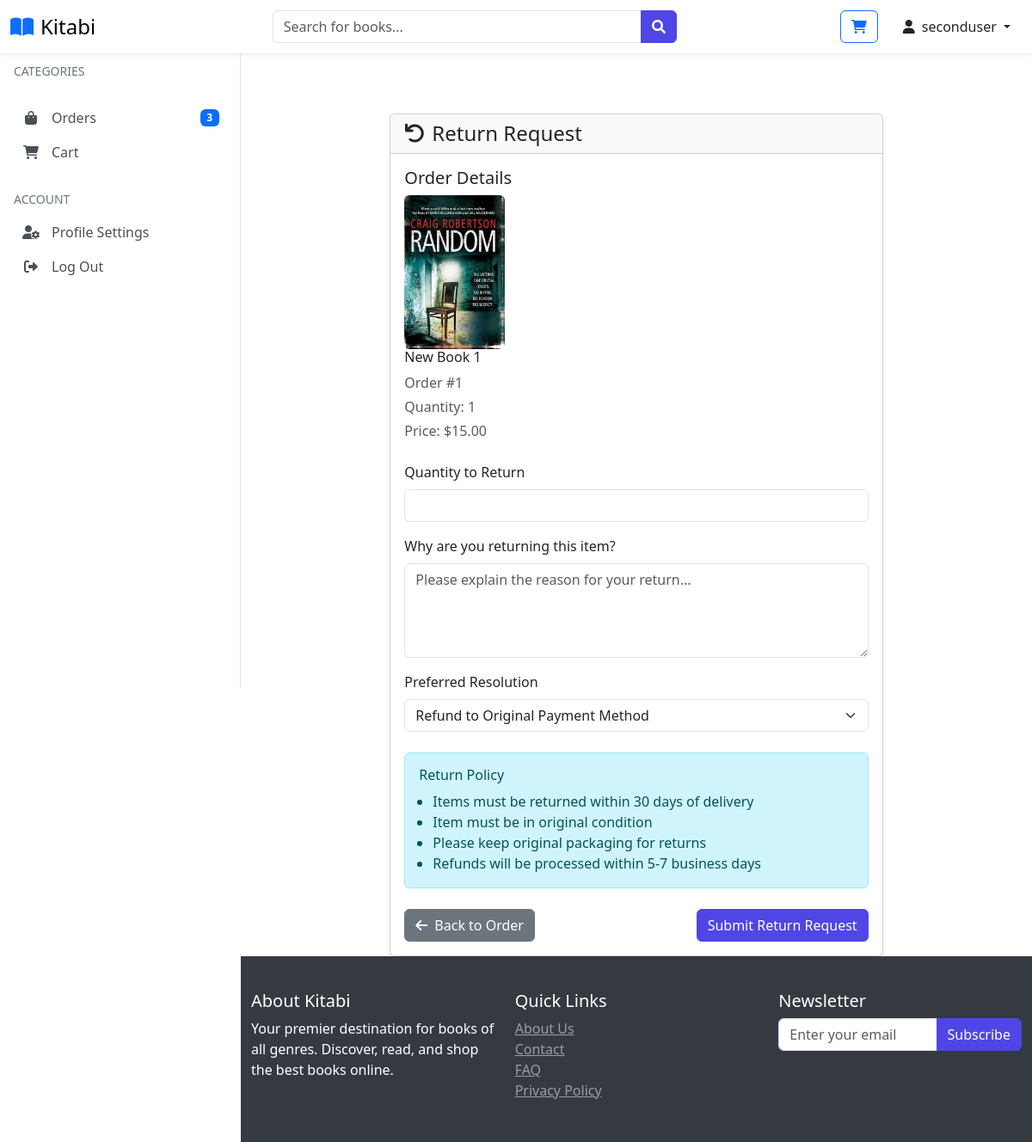
The app's page /request-return/1 (signed in) with its own data.
### website/models.py (models this page shows, shortened)
class Customer(db.Model, UserMixin):
    id = db.Column(db.Integer, primary_key=True)
    full_name = db.Column(db.String(100), nullable=False)
    email = db.Column(db.String(100), unique=True, nullable=False)
    username = db.Column(db.String(100), unique=True, nullable=False)
    password_hash = db.Column(db.String(200), nullable=False)
    date_joined = db.Column(db.DateTime(), default=datetime.utcnow)
    is_admin_val = db.Column(db.Boolean, default=False)
    last_login = db.Column(db.DateTime)
    status = db.Column(db.String(20), default='active')
    membership_tier_id = db.Column(db.Integer, db.ForeignKey('membership_tier.id'), default=1)  # Default to Normal
    points = db.Column(db.Integer, default=0)
    membership_tier = db.relationship('MembershipTier', backref='customers')
    cart_items = db.relationship('Cart', back_populates='customer', lazy=True)
    orders = db.relationship('Order', back_populates='customer', lazy=True)
    activity_logs = db.relationship('ActivityLog', back_populates='user', lazy=True)
    returns = db.relationship('Return', foreign_keys='Return.customer_link', back_populates='customer', lazy=True)
    roles = db.relationship(
        'Role',
        secondary=user_roles,
        back_populates='users',
        lazy='dynamic'
    )
    @property
    def password(self):
        raise AttributeError('Password is not a readable Attribute')
    @property
    def is_admin(self):
        return self.is_admin_val or any(
            role.name in ['Super Admin', 'Product Manager', 'Order Manager']
            for role in self.roles
        )

class Product(db.Model):
    id = db.Column(db.Integer, primary_key=True)
    product_name = db.Column(db.String(100), nullable=False)
    author = db.Column(db.String(100), nullable=False)
    rating = db.Column(db.Float, nullable=False)
    current_price = db.Column(db.Float, nullable=False)
    in_stock = db.Column(db.Integer, nullable=False)
    low_stock_threshold = db.Column(db.Integer, default=10)
    warehouse_location = db.Column(db.String(100), nullable=False, default='Main Warehouse')
    promotion_percentage = db.Column(db.Integer, default=0)
    discounted_price = db.Column(db.Float, nullable=True)
    product_picture = db.Column(db.String(1000), nullable=False)
    flash_sale = db.Column(db.Boolean, default=False)
    date_added = db.Column(db.DateTime, default=datetime.utcnow)
    category_id = db.Column(db.Integer, db.ForeignKey('category.id'), nullable=False)
    subcategory_id = db.Column(db.Integer, db.ForeignKey('sub_category.id'), nullable=False)
    last_stock_update = db.Column(db.DateTime, default=datetime.utcnow)
    returns = db.relationship('Return', foreign_keys='Return.product_link', back_populates='product', lazy=True)
    carts = db.relationship('Cart', back_populates='product', lazy=True)
    orders = db.relationship('Order', back_populates='product', lazy=True)
    stock_history = db.relationship('StockHistory', back_populates='product', lazy=True)
    category = db.relationship('Category', back_populates='products')
    subcategory = db.relationship('SubCategory', back_populates='products')

class Order(db.Model):
    id = db.Column(db.Integer, primary_key=True)
    quantity = db.Column(db.Integer, nullable=False)
    price = db.Column(db.Float, nullable=False)
    status = db.Column(db.String(100), nullable=False)
    payment_id = db.Column(db.String(1000), nullable=False)
    customer_link = db.Column(db.Integer, db.ForeignKey('customer.id'), nullable=False)
    product_link = db.Column(db.Integer, db.ForeignKey('product.id'), nullable=False)
    returns = db.relationship('Return', foreign_keys='Return.order_link', back_populates='order', lazy=True)
    delivery_fee = db.Column(db.Float, default=0.0)  # New field
    discount_applied = db.Column(db.Float, default=0.0)  # New field
    created_at = db.Column(db.DateTime, default=datetime.utcnow)  # New field
    customer = db.relationship('Customer', back_populates='orders')
    product = db.relationship('Product', back_populates='orders')

### website/views.py (the view)
@views.route('/request-return/<int:order_id>', methods=['GET', 'POST'])
@login_required
def request_return(order_id):
    try:
        order = Order.query.get_or_404(order_id)
        if order.customer_link != current_user.id:
            flash('Unauthorized access', 'error')
            return redirect(url_for('views.order'))
        form = CustomerReturnForm()
        if form.validate_on_submit():
            print(f"Order ID: {order_id}, Customer ID: {current_user.id}, Product ID: {order.product_link}")
            print(f"Form Data - Quantity: {form.quantity.data}, Reason: {form.reason.data}")
            return_request = Return(
                order_link=order_id,
                customer_link=current_user.id,
                product_link=order.product_link,
                quantity=form.quantity.data,
                reason=form.reason.data,
                status='pending'
            )
            db.session.add(return_request)
            db.session.commit()
            flash('Return request submitted successfully', 'success')
            return redirect(url_for('views.my_returns'))
        else:
            print(f"Form Errors: {form.errors}")  # Log form validation errors
        return render_template('return_request.html', form=form, order=order, categories=get_categories_dict())
    except Exception as e:
        flash('Error submitting return request', 'error')
        print(f"Error in request return: {e}")  # Log exception details
        return redirect(url_for('views.order'))

### website/templates/return_request.html (shortened to what this page needs)
{% extends 'base.html' %}
{% block body %}
<div class="container pt-5">
    <div class="row">
        <div class="col-md-8 mx-auto">
            <div class="card shadow-sm">
                <div class="card-header bg-light">
                    <h4 class="mb-0"><i class="fas fa-undo me-2"></i>Return Request</h4>
                </div>
                <div class="card-body">
                    <div class="mb-4">
                        <h5 class="card-title">Order Details</h5>
                        <div class="row">
                            <div class="col-md-3">
                                <img src="{{ url_for('admin.get_image', filename=order.product.product_picture.replace('./media/', '')) }}"
                                     class="img-fluid rounded"
                                     alt="{{ order.product.product_name }}"
                            <div class="col-md-9">
                                <h6>{{ order.product.product_name }}</h6>
                                <p class="text-muted mb-1">Order #{{ order.id }}</p>
                                <p class="text-muted mb-1">Quantity: {{ order.quantity }}</p>
                                <p class="text-muted mb-0">Price: ${{ "%.2f"|format(order.price) }}</p>
                            </div>
                        </div>
                    </div>
                    <form method="POST">
                        <div class="mb-3">
                            <label class="form-label">{{ form.quantity.label }}</label>
                            {{ form.quantity(class="form-control", min="1", max=order.quantity) }}
                        </div>
                        <div class="mb-3">
                            <label class="form-label">{{ form.reason.label }}</label>
                            {{ form.reason(class="form-control", rows="4") }}
                        </div>
                        <div class="mb-4">
                            <label class="form-label">{{ form.preferred_resolution.label }}</label>
                            {{ form.preferred_resolution(class="form-select") }}
                        </div>
                        <div class="alert alert-info mb-4">
                            <h6 class="alert-heading">Return Policy</h6>
                            <ul class="mb-0 ps-3">
                                <li>Items must be returned within 30 days of delivery</li>
                                <li>Item must be in original condition</li>
                                <li>Please keep original packaging for returns</li>
                                <li>Refunds will be processed within 5-7 business days</li>
                            </ul>
                        </div>
                        <div class="d-flex justify-content-between">
                            <a href="{{ url_for('views.order', order_id=order.id) }}" class="btn btn-secondary">
                                <i class="fas fa-arrow-left me-2"></i>Back to Order
                            </a>
                            {{ form.submit(class="btn btn-primary") }}
                        </div>
                    </form>
                </div>
            </div>
        </div>
    </div>
</div>
{% endblock %}

### website/templates/base.html (shortened to what this page needs)
<!DOCTYPE html>
<html lang="en">
<head>
    <link rel="stylesheet" href="{{ url_for('static', filename='css/bootstrap.min.css') }}">
    <link rel="stylesheet" href="{{ url_for('static', filename='css/owl.carousel.min.css') }}">
    <link rel="stylesheet" href="{{ url_for('static', filename='css/style.css') }}">
    <link rel="stylesheet" href="https://cdnjs.cloudflare.com/ajax/libs/font-awesome/6.0.0/css/all.min.css">
</head>
<body class="{% if current_user.is_authenticated %}{% if current_user.is_admin %}admin-user{% else %}user{% endif %}{% else %}guest{% endif %}">
<nav class="navbar navbar-light bg-white fixed-top shadow-sm">
    <div class="container-fluid">
        <div class="d-flex align-items-center">
            <a class="navbar-brand d-flex align-items-center" href="/">
                <i class="fas fa-book-open text-primary me-2"></i>
                <span class="font-weight-bold">Kitabi</span>
            </a>
        </div>
        {% if not current_user.is_authenticated or not current_user.is_admin %}
            <form class="d-none d-md-flex mx-auto" style="width: 40%;">
                <div class="input-group">
                    <input type="text" class="form-control" placeholder="Search for books...">
                    <button class="btn btn-primary" type="submit">
                        <i class="fas fa-search"></i>
                    </button>
                </div>
            </form>
        {% else %}
            <div class="mx-auto" style="width: 40%;"></div>
        {% endif %}
        <div class="d-flex align-items-center user-nav">
            {% if current_user.is_authenticated %}
                {% if not current_user.is_admin %}
                    <a href="/cart" class="btn btn-outline-primary me-3 position-relative">
                        <i class="fas fa-shopping-cart"></i>
                    </a>
                {% endif %}
                <div class="dropdown">
                    <button class="btn btn-link text-dark text-decoration-none dropdown-toggle" type="button" id="userDropdown" data-bs-toggle="dropdown" aria-expanded="false">
                        <i class="fas fa-user me-1"></i>
                        {{ current_user.username }}
                    </button>
                </div>
            {% else %}
                <a href="{{ url_for('auth.login') }}" class="btn btn-primary">
                    <i class="fas fa-sign-in-alt me-2"></i>Login
                </a>
            {% endif %}
        </div>
    </div>
</nav>
{% if current_user.is_authenticated and current_user.is_admin %}
    <div class="admin-sidebar">
        <div class="text-center mb-4">
            <i class="fas fa-user-shield fa-3x text-primary"></i>
            <h5 class="mt-2">Admin Panel</h5>
        </div>
        <div class="nav flex-column">
            <a class="admin-nav-item" href="{{ url_for('admin.admin_page') }}">
                <i class="fas fa-tachometer-alt"></i>Dashboard
            </a>
            {% if current_user.has_permission('manage_products') %}
            <a class="admin-nav-item" href="{{ url_for('admin.shop_items') }}">
                <i class="fas fa-tags"></i>Manage Products
            </a>
            {% endif %}
            {% if current_user.has_permission('manage_inventory') %}
            <a class="admin-nav-item" href="{{ url_for('admin.inventory_management') }}">
                <i class="fas fa-boxes"></i>Manage Inventory
            </a>
            {% endif %}
            {% if current_user.has_permission('manage_returns') %}
            <a class="admin-nav-item" href="{{ url_for('admin.returns_management') }}">
                <i class="fas fa-undo"></i>Manage Returns
            </a>
            {% endif %}
            {% if current_user.has_permission('manage_orders') %}
            <a class="admin-nav-item" href="{{ url_for('admin.order_view') }}">
                <i class="fas fa-shopping-cart"></i>Manage Orders
            </a>
            {% endif %}
            {% if current_user.has_permission('manage_users') %}
            <a class="admin-nav-item" href="{{ url_for('admin.manage_roles') }}">
                <i class="fas fa-user-cog"></i>Manage Roles
            </a>
            <a class="admin-nav-item" href="{{ url_for('admin.membership_tiers') }}">
                <i class="fas fa-crown"></i>Membership Tiers
            </a>
            {% endif %}
            {% if current_user.has_permission('view_reports') %}
            <a class="admin-nav-item" href="{{ url_for('admin.view_activity_logs') }}">
                <i class="fas fa-history"></i>Activity Logs
            </a>
            {% endif %}
        </div>
    </div>
{% elif current_user.is_authenticated and not current_user.is_admin %}
    <div class="sidebar">
        <div class="nav-section">
            <div class="nav-section-title">Categories</div>
        </div>
        <div class="nav-section">
            <a href="/orders" class="sidebar-nav-item">
                <i class="fas fa-shopping-bag"></i>Orders
                {% if current_user.orders|length > 0 %}
                    <span class="badge bg-primary ms-auto">{{ current_user.orders|length }}</span>
                {% endif %}
            </a>
            <a href="/cart" class="sidebar-nav-item">
                <i class="fas fa-shopping-cart"></i>Cart
            </a>
        </div>
        <div class="nav-section">
            <div class="nav-section-title">Account</div>
            <a href="/account/{{current_user.id}}" class="sidebar-nav-item">
                <i class="fas fa-user-cog"></i>Profile Settings
            </a>
            <a href="{{ url_for('auth.log_out') }}" class="sidebar-nav-item">
                <i class="fas fa-sign-out-alt"></i>Log Out
            </a>
        </div>
    </div>
{% endif %}
    <main class="main-content">
         <div class="container pt-2">
            {% block body %}{% endblock %}
        </div>
    </main>
    <footer>
         <div class="container pt-2">
            <div class="row">
                <div class="col-md-4">
                    <h5>About Kitabi</h5>
                    <p>Your premier destination for books of all genres. Discover, read, and shop the best books online.</p>
                </div>
                <div class="col-md-4">
                    <h5>Quick Links</h5>
                    <ul class="list-unstyled">
                        <li><a href="#" class="text-white-50">About Us</a></li>
                        <li><a href="#" class="text-white-50">Contact</a></li>
                        <li><a href="#" class="text-white-50">FAQ</a></li>
                    <li><a href="#" class="text-white-50">Privacy Policy</a></li>
                </ul>
            </div>
            <div class="col-md-4">
                <h5>Newsletter</h5>
                <form>
                    <div class="input-group">
                        <input type="email" class="form-control" placeholder="Enter your email">
                        <button class="btn btn-primary" type="submit">Subscribe</button>
                    </div>
                </form>
            </div>
        </div>
    </div>
</footer>
</body>
</html>

### records on screen
Customer: username "seconduser"
Product: product_picture (picture), product.product_name "New Book 1"
Order: id "1", quantity "1", price "15.00"

### other values on screen
{{ current_user.orders|length }} "3"
